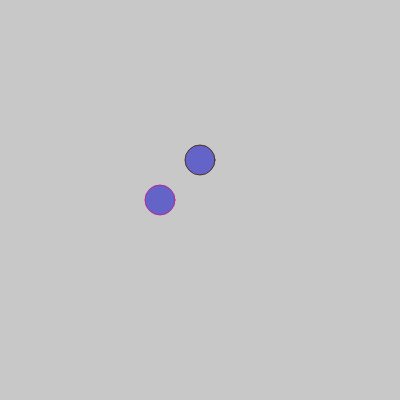
Frame 1 (no input)
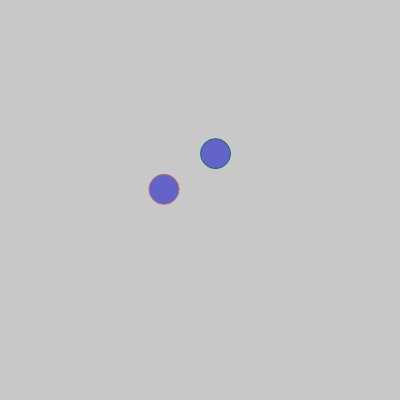
Frame 60 (no input)
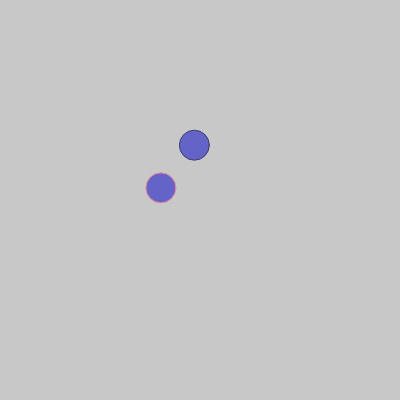
Frame 120 (the mouse pressed at the canvas centre since frame 60)

The p5.js sketch that drew these frames (run headless with seeded random() and noise() and a simulated clock; from frame 60 on, the mouse is pressed at the canvas centre):

// p5.js sketch
// ── sketch.js
//If objects intersect eachother stop wobbling and fade away to extinction.

var bubbles = [];
var howmany = 20;

//SETUP
function setup() {
	createCanvas(400,400);

	bubble1 = new Bubble (160,200);
	bubble2 = new Bubble (200,160);
}

//DRAW
function draw() {
	background(200);

	bubble1.show();
	bubble2.show();
	

	var distance = dist(bubble1.x, bubble1.y, bubble2.x, bubble2.y);
	if (distance < bubble1.d/2 + bubble2.d/2){
		bubble1.stopWobble(0,0);
		bubble2.stopWobble(0,0);
		bubble1.fader();
		bubble2.fader();
	}else {
		bubble1.stopWobble(2,2);
		bubble2.stopWobble(2,2);
	}
}

//MOUSEPressed
function mousePressed () {
	// for (i=bubbles.length-1; i >= 0; i--) {
	// 	bubbles[i].clicked();
	// }

	bubble1.clicked();
	bubble2.clicked();
}
// ── bubble.js
function Bubble (x,y) {
	this.x = x;
	this.y = y;
	this.lifespan = 255;
	this.d = 30;
	this.col = color(100, 100, 200, this.lifespan);
	this.xoff = 3;
	this.yoff = 3;
	this.reset = true;

	this.show = function() {
		stroke(random(0,255),random(0,200), random(0,200));
		fill(this.col);
		ellipse(this.x, this.y, this.d, this.d);
		this.wobble(this.xoff,this.yoff);
	};



	this.fader = function() {
		if(this.lifespan < 1 || this.lifespan > 256) {
			this.reset = !this.reset 
		}
		if (this.reset) {
			this.lifespan-=3;
		} else {
			this.lifespan+=3;
		}
		this.col = color(100, 100, 200, this.lifespan);
	};

	this.clicked = function () {
		this.x += random(-15,10)
		this.y += random(-8,18)
	}

	//Wobble takes argument of how random x and how random y
	this.wobble = function(xoff,yoff) {
		this.x += random(-xoff,xoff);
		this.y += random(-yoff,yoff);
	};
	this.stopWobble = function (a,b) {
		this.xoff = a;
		this.yoff = b;
	}

}
